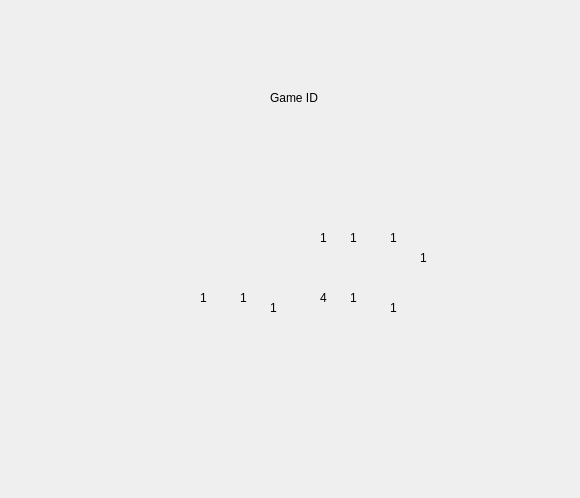
<?xml version="1.0" encoding="UTF-8"?>
<ui version="4.0">
 <class>Form</class>
 <widget class="QWidget" name="Form">
  <property name="geometry">
   <rect>
    <x>0</x>
    <y>0</y>
    <width>580</width>
    <height>498</height>
   </rect>
  </property>
  <property name="windowTitle">
   <string>Form</string>
  </property>
  <widget class="QLabel" name="hole13">
   <property name="geometry">
    <rect>
     <x>140</x>
     <y>150</y>
     <width>371</width>
     <height>231</height>
    </rect>
   </property>
   <property name="text">
    <string/>
   </property>
   <property name="pixmap">
    <pixmap>board pic.jpg</pixmap>
   </property>
  </widget>
  <widget class="QLabel" name="label_2">
   <property name="geometry">
    <rect>
     <x>270</x>
     <y>90</y>
     <width>48</width>
     <height>16</height>
    </rect>
   </property>
   <property name="text">
    <string>Game ID :</string>
   </property>
  </widget>
  <widget class="QLabel" name="label_3">
   <property name="geometry">
    <rect>
     <x>320</x>
     <y>290</y>
     <width>47</width>
     <height>16</height>
    </rect>
   </property>
   <property name="text">
    <string>4</string>
   </property>
  </widget>
  <widget class="QLabel" name="label_4">
   <property name="geometry">
    <rect>
     <x>350</x>
     <y>290</y>
     <width>47</width>
     <height>16</height>
    </rect>
   </property>
   <property name="text">
    <string>1</string>
   </property>
  </widget>
  <widget class="QLabel" name="label_5">
   <property name="geometry">
    <rect>
     <x>390</x>
     <y>300</y>
     <width>47</width>
     <height>16</height>
    </rect>
   </property>
   <property name="text">
    <string>1</string>
   </property>
  </widget>
  <widget class="QLabel" name="label_6">
   <property name="geometry">
    <rect>
     <x>420</x>
     <y>250</y>
     <width>47</width>
     <height>16</height>
    </rect>
   </property>
   <property name="text">
    <string>1</string>
   </property>
  </widget>
  <widget class="QLabel" name="label_7">
   <property name="geometry">
    <rect>
     <x>390</x>
     <y>230</y>
     <width>47</width>
     <height>16</height>
    </rect>
   </property>
   <property name="text">
    <string>1</string>
   </property>
  </widget>
  <widget class="QLabel" name="label_8">
   <property name="geometry">
    <rect>
     <x>350</x>
     <y>230</y>
     <width>47</width>
     <height>16</height>
    </rect>
   </property>
   <property name="text">
    <string>1</string>
   </property>
  </widget>
  <widget class="QLabel" name="label_9">
   <property name="geometry">
    <rect>
     <x>320</x>
     <y>230</y>
     <width>47</width>
     <height>16</height>
    </rect>
   </property>
   <property name="text">
    <string>1</string>
   </property>
  </widget>
  <widget class="QLabel" name="label_10">
   <property name="geometry">
    <rect>
     <x>200</x>
     <y>290</y>
     <width>47</width>
     <height>16</height>
    </rect>
   </property>
   <property name="text">
    <string>1</string>
   </property>
  </widget>
  <widget class="QLabel" name="label_11">
   <property name="geometry">
    <rect>
     <x>240</x>
     <y>290</y>
     <width>47</width>
     <height>16</height>
    </rect>
   </property>
   <property name="text">
    <string>1</string>
   </property>
  </widget>
  <widget class="QLabel" name="label_12">
   <property name="geometry">
    <rect>
     <x>270</x>
     <y>300</y>
     <width>47</width>
     <height>16</height>
    </rect>
   </property>
   <property name="text">
    <string>1</string>
   </property>
  </widget>
 </widget>
 <resources/>
 <connections/>
</ui>
